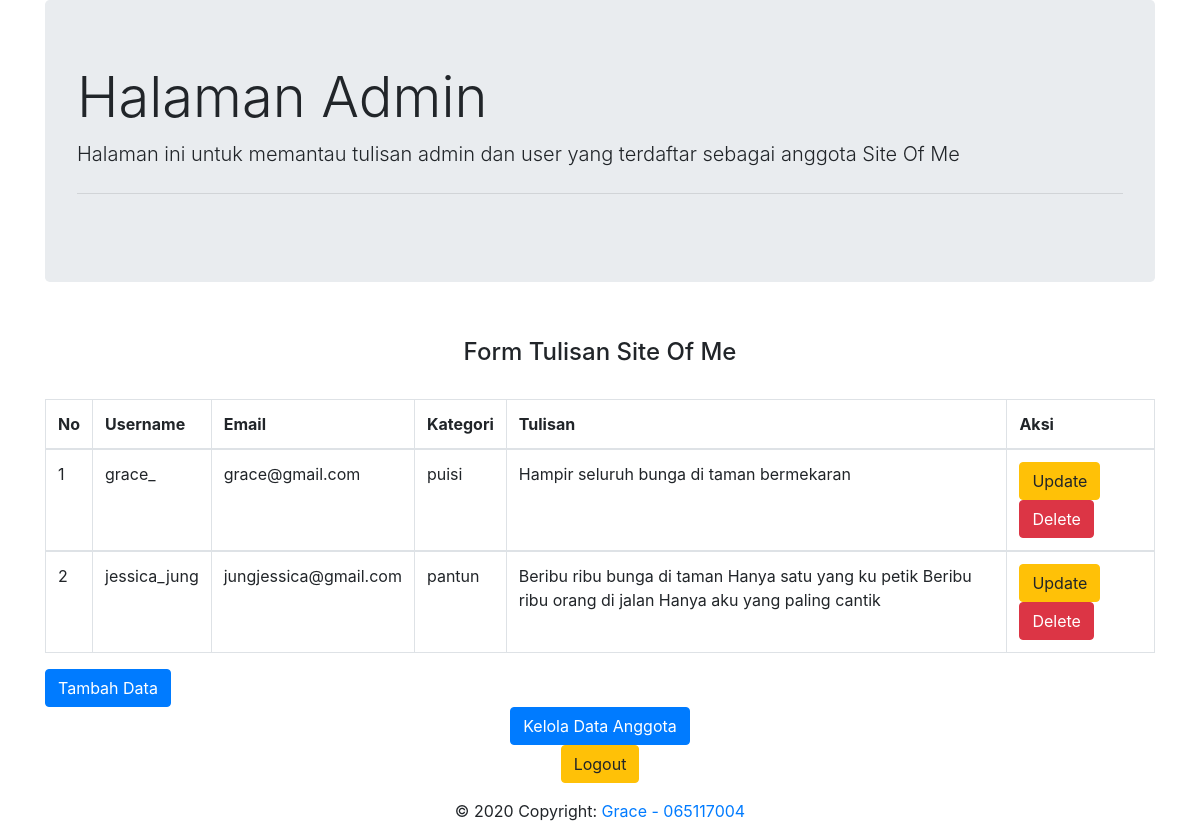
Page /kelola_tulisan.php on the committed database.
### tables this page shows
CREATE TABLE `tb_tulisan` (
  `id` int(5) NOT NULL,
  `username` varchar(25) NOT NULL,
  `email` varchar(50) NOT NULL,
  `kategori` varchar(10) NOT NULL,
  `tulisan` text NOT NULL
);

### kelola_tulisan.php (the view, shortened to what this page needs)
<!DOCTYPE html>
<html lang="en">
    <head>
        <link rel="stylesheet" href="https://stackpath.bootstrapcdn.com/bootstrap/4.1.3/css/bootstrap.min.css">
        <link rel="stylesheet" href="bootstrap/css/bootstrap.min.css">
    </head>
    <body>
    <div class="container">
        <div class="jumbotron">
            <h1 class="display-4">Halaman Admin</h1>
            <p class="lead">Halaman ini untuk memantau tulisan admin dan user yang terdaftar sebagai anggota Site Of Me</p>
            <hr class="my-4">
        </div>
        <br>
        <h4> <center> Form Tulisan Site Of Me </center></h4>
        <table class="table table-bordered table-hover">
        <br>
            <thead>
                <tr>
                    <th>No</th>
                    <th>Username</th>
                    <th>Email</th>
                    <th>Kategori</th>
                    <th>Tulisan</th>
                    <th colspan='2'>Aksi</th>
                </tr>
            </thead>
            <?php
                include "db_connect.php";
                $sql = "SELECT * FROM tb_tulisan ORDER BY id DESC";
                $hasil = mysqli_query($koneksi, $sql);
                $no = 0;
                while ($data = mysqli_fetch_array($hasil)) {
                    $no++;
            ?>
            <tbody>
                <tr>
                    <td><?php echo $no;?></td>
                    <td><?php echo $data["username"]; ?></td>
                    <td><?php echo $data["email"];   ?></td>
                    <td><?php echo $data["kategori"];   ?></td>
                    <td><?php echo $data["tulisan"]; ?></td>
                    <td>
                        <a href="update_tulisan.php?id=<?php echo htmlspecialchars($data['id']); ?>" class="btn btn-warning" role="button">Update</a>
                        <a href="<?php echo htmlspecialchars($_SERVER["PHP_SELF"]);?>?id=<?php echo $data['id']; ?>" class="btn btn-danger" role="button">Delete</a>
                    </td>
                </tr>
            </tbody>
            <?php
                }
            ?>
        </table>
        <a href="create_tulisan.php" class="btn btn-primary" role="button">Tambah Data</a>
        <center><a href="index_admin.php" class="btn btn-primary" role="button">Kelola Data Anggota</a></center>
        <center><a href="logout.php" class="btn btn-warning" role="button">Logout</a></center>
        <div>
            <footer class="page-footer font-small blue">
            <div class="footer-copyright text-center py-3">© 2020 Copyright:
                <a href="#"> Grace - 065117004</a>
            </div>
            </footer>
        </div>
    </div>
    </body>
</html>

### rows in the picture
tb_tulisan: username "grace_", email "grace@gmail.com", kategori "puisi", tulisan "Hampir seluruh bunga di taman bermekaran"
tb_tulisan: username "jessica_jung", email "jungjessica@gmail.com", kategori "pantun", tulisan "Beribu ribu bunga di taman Hanya satu yang ku petik Beribu ribu orang di jalan Hanya aku yang paling cantik"
